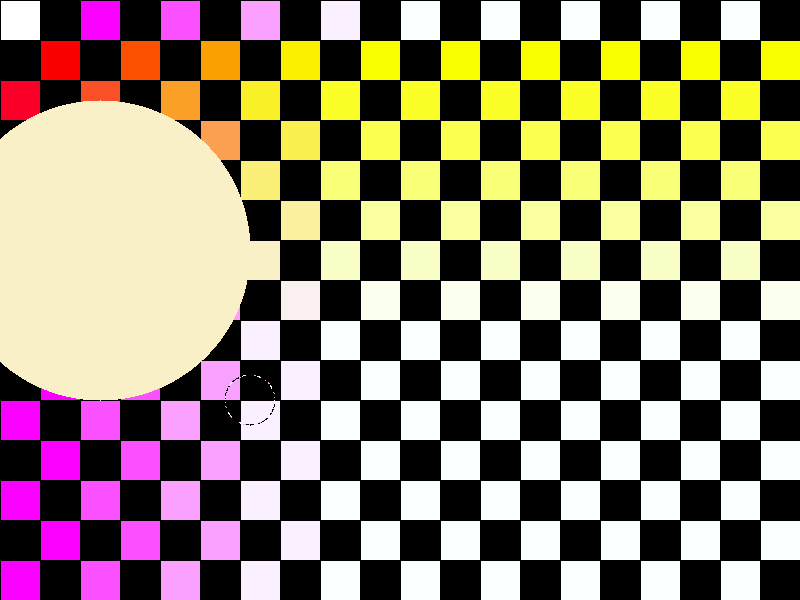
Frame 1 (no input)
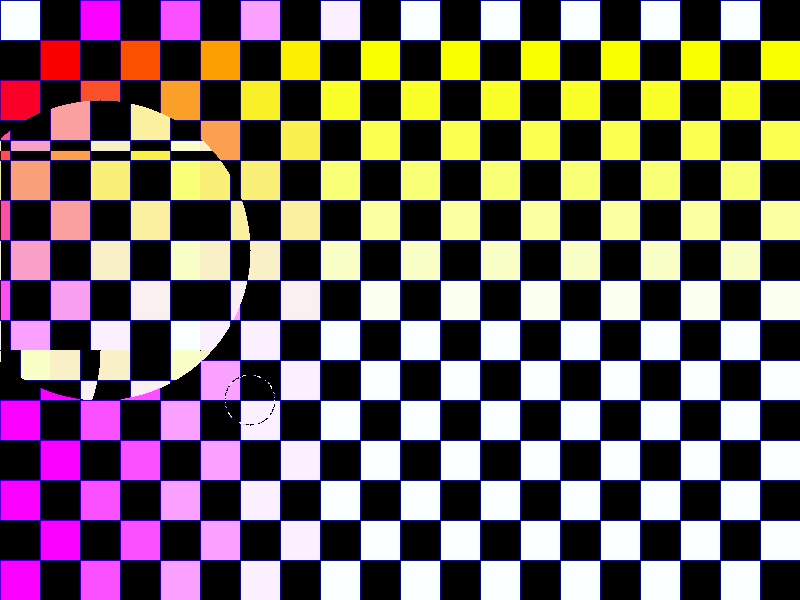
Frame 60 (the mouse pressed at the canvas centre just before this capture)
Frame 120 (the mouse held since frame 60 and released just before this capture): identical to frame 60, image omitted

The Processing sketch that drew these frames (run headless with seeded random() and noise(); from frame 60 on, the mouse is pressed at the canvas centre):

// Processing sketch: Image distortion_get_set1 descriptive ellipse
// ── Image distortion_get_set1 descriptive ellipse.pde

float i=5;
void setup(){
size (800,600);
background (0);

}
color c= color(250,0,0);
void draw()

{background(0);i+=5;
for(int x=0 ;x<800;x+=80)
for(int y=0 ;y<600;y+=40){rect(x+y%80,y,40,40);
fill(250,x,y);
}
stroke(250,0,0);
//for(int x=0;x<800;x++)point(x,millis()/10%600);



for(int u=0 ;u<800;u+=1)
for(int uu=0 ;uu<600;uu+=1){
c = get(int(250+500/(10%20)*sin(2*PI*radians (u)*100)),int(400+500/((10%20))*cos(2*PI*radians(u)*100)));
stroke(0,0,250);

//set(int(u),int(uu),c);
//set(int(u,uu,c);


//set((int(u+400*sin(i%800/1)))%800,(+int(uu+40*cos(i/10*u)))%600,c);
set(int(250+500/(20)*sin(2*PI*radians (u)*10)),int(400+500/((20))*cos(2*PI*radians(u)*10)),c);
}

 

  for (int y = -150; y <= 150; y++)
  for (int x= -150; x <= 150; x++){
  //  c = get(int(400+x*0.8),250+y*2);
    c = get(int(250+x%i%100),int(250+y%i%100));

      if ((x * x) + (y * y) <= (150 * 150))
     set(int ((100+x)),int(( +250+y)), c);
  }
  
}
